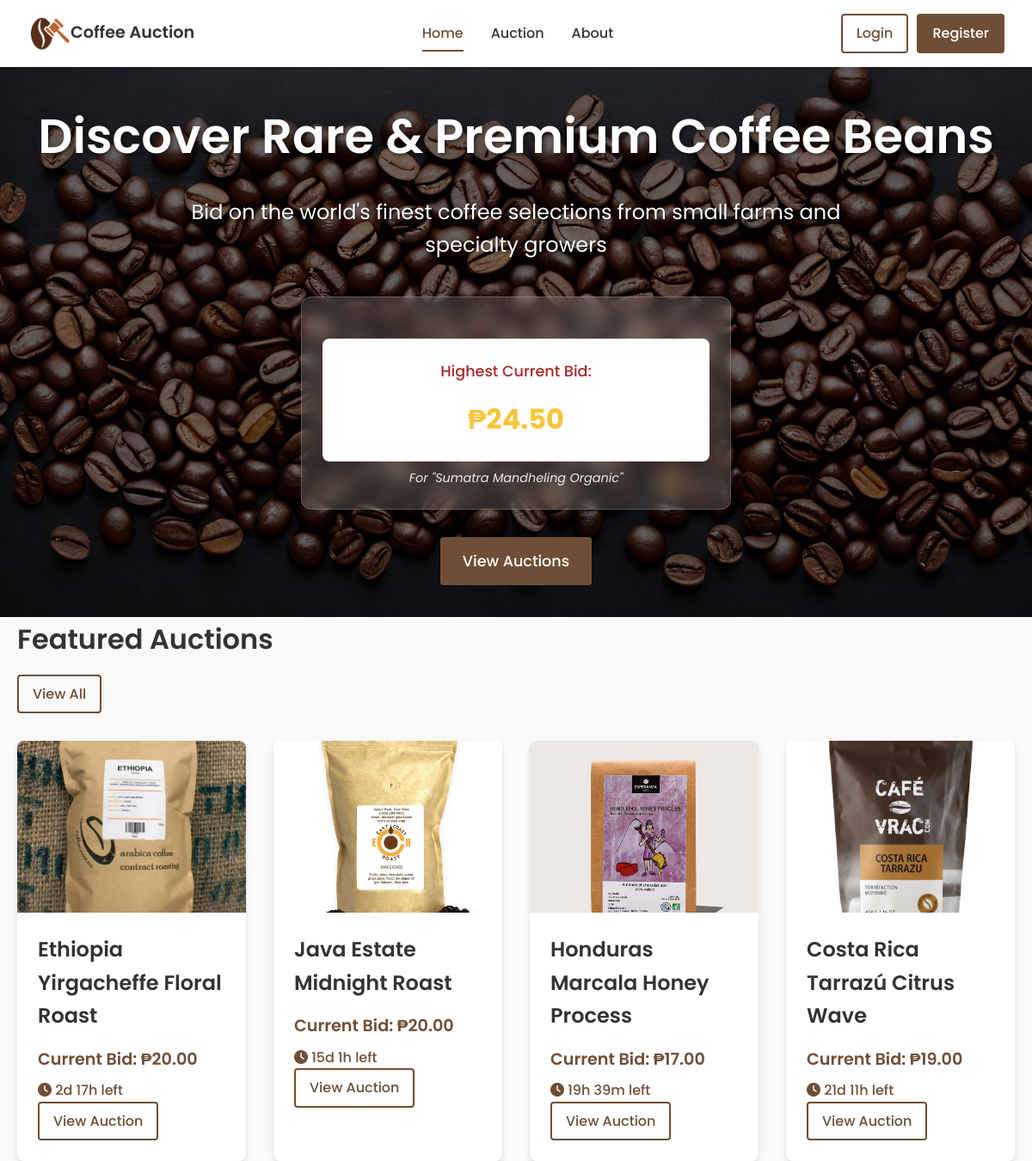
The page / on the database its author committed.
### tables this page shows
CREATE TABLE `items` (
  `id` int(11) NOT NULL,
  `name` varchar(100) NOT NULL,
  `image` varchar(255) NOT NULL,
  `description` text DEFAULT NULL,
  `starting_price` decimal(10,2) NOT NULL,
  `bid_end_date` datetime DEFAULT NULL,
  `bid_start_date` datetime DEFAULT NULL,
  `is_limited` tinyint(1) DEFAULT 0,
  `quantity` int(11) DEFAULT 1,
  `items_sold` int(11) DEFAULT 0,
  `notified` tinyint(1) DEFAULT 0
);

### index.php (the view, shortened to what this page needs)
<?php include 'db_connect.php'; ?>
<?php
$current_page = basename($_SERVER['PHP_SELF']);
$is_home = ($current_page == 'index.php' || $current_page == 'user_account.php');
$highestBidStmt = $pdo->query("SELECT i.*, MAX(b.bid_amount) as max_bid
                              FROM items i
                              LEFT JOIN bids b ON i.id = b.item_id
                              WHERE i.bid_end_date > NOW()
                              GROUP BY i.id
                              ORDER BY max_bid DESC
                              LIMIT 1");
$highestBidItem = $highestBidStmt->fetch();
$highestBid = $highestBidItem ? ($highestBidItem['max_bid'] ?: $highestBidItem['starting_price']) : 0;
?>
<!DOCTYPE html>
<html lang="en">
<head>
    <link rel="stylesheet" href="style.css">
    <link rel="stylesheet" href="https://cdnjs.cloudflare.com/ajax/libs/font-awesome/6.0.0/css/all.min.css">
</head>
<body>
    <nav class="navbar">
        <div class="navbar-left">
            <div class="logo">
                <img src="images/crop.png" alt="Coffee-Auction" style="width:50px;">
                <span class="logo-text">Coffee Auction</span>
            </div>
        </div>
        <div class="navbar-center">
            <a href="index.php" class="nav-link <?= $is_home ? 'active' : '' ?>">Home</a>
            <a href="auction.php" class="nav-link <?= $current_page == 'auction.php' ? 'active' : '' ?>">Auction</a>
            <a href="about.php" class="nav-link <?= $current_page == 'about.php' ? 'active' : '' ?>">About</a>
        </div>
        <div class="navbar-right">
            <?php if (isset($_SESSION['user_id'])): ?>
                <div class="notification-container">
                    <span class="user-greeting">Hi, <?= htmlspecialchars($_SESSION['user_name']) ?></span>
                    <?php
                    $stmt = $pdo->prepare("SELECT COUNT(*) FROM notifications WHERE user_id = ? AND is_read = FALSE");
                    $stmt->execute([$_SESSION['user_id']]);
                    $unreadCount = $stmt->fetchColumn();
                    ?>
                    <div class="notification-icon">
                        <i class="fas fa-bell"></i>
                        <?php if ($unreadCount > 0): ?>
                            <span class="notification-badge"><?= $unreadCount ?></span>
                        <?php endif; ?>
                        <div class="notification-dropdown">
                            <div class="notification-header">
                                <h4>Notifications</h4>
                                <a href="mark_all_read.php" class="mark-all-read">Mark all as read</a>
                            </div>
                            <div class="notification-list">
                                <?php
                                $notifications = getUserNotifications($_SESSION['user_id']);
                                if (empty($notifications)) {
                                    echo '<div class="notification-item empty">No notifications</div>';
                                } else {
                                    foreach ($notifications as $notification) {
                                        $class = $notification['is_read'] ? 'read' : 'unread';
                                        echo '<div class="notification-item '.$class.'">';
                                        echo htmlspecialchars($notification['message']);
                                        $createdAt = new DateTime($notification['created_at']);
                                        $createdAt->setTimezone(new DateTimeZone('Asia/Manila'));
                                        echo '<div class="notification-time" title="'.$createdAt->format('M j, Y h:i A').'">';
                                        echo time_elapsed_string($notification['created_at']);
                                        echo '</div>';
                                        if (!$notification['is_read']) {
                                            echo '<a href="mark_read.php?id='.$notification['id'].'" class="mark-read">Mark read</a>';
                                        }
                                        echo '</div>';
                                    }
                                }
                                ?>
                            </div>
                        </div>
                    </div>
                    <a href="logout.php" class="btn btn-outline">Logout</a>
                </div>
            <?php else: ?>
                <a href="login.php" class="btn btn-outline">Login</a>
                <a href="register.php" class="btn btn-primary">Register</a>
            <?php endif; ?>
        </div>
    </nav>
    <header class="hero">
        <div class="hero-content">
            <h1>Discover Rare & Premium Coffee Beans</h1>
            <p>Bid on the world's finest coffee selections from small farms and specialty growers</p>
            <?php if ($highestBidItem): ?>
                <div class="highest-bid-banner">
                    <div class="bid-info">
                        <span class="label">Highest Current Bid:</span>
                        <span class="amount">₱<?= number_format($highestBid, 2) ?></span>
                    </div>
                    <div class="item-info">
                        For "<?= htmlspecialchars($highestBidItem['name']) ?>"
                    </div>
                </div>
            <?php endif; ?>
            <a href="auction.php" class="btn btn-primary btn-large">View Auctions</a>
        </div>
    </header>
    <main class="container">
    <section class="featured-auctions">
    <div class="section-header">
        <h2>Featured Auctions</h2>
        <a href="auction.php" class="btn btn-outline">View All</a>
    </div>
    <div class="auction-grid">
        <?php
        $stmt = $pdo->query("SELECT * FROM items WHERE bid_end_date > NOW() ORDER BY RAND() LIMIT 4");
        while ($item = $stmt->fetch()) {
            $bidStmt = $pdo->prepare("SELECT MAX(bid_amount) as max_bid FROM bids WHERE item_id = ?");
            $bidStmt->execute([$item['id']]);
            $bid = $bidStmt->fetch();
            $currentBid = $bid['max_bid'] ? $bid['max_bid'] : $item['starting_price'];
            echo '<div class="auction-card">
                <div class="auction-image" style="background-image: url(images/' . $item['image'] . ')"></div>
                <div class="auction-details">
                    <h3>' . htmlspecialchars($item['name']) . '</h3>
                    <p class="current-bid">Current Bid: ₱' . number_format($currentBid, 2) . '</p>
                    <div class="time-remaining">
                        <i class="fas fa-clock"></i> ' . timeRemaining($item['bid_end_date']) . '
                    </div>
                    <a href="product_view.php?id=' . (int)$item['id'] . '" class="btn btn-outline">View Auction</a>
                </div>
            </div>';
        }
        function timeRemaining($endDate) {
            $now = new DateTime();
            $end = new DateTime($endDate);
            $interval = $now->diff($end);
            if ($interval->d > 0) {
                return $interval->d . 'd ' . $interval->h . 'h left';
            } elseif ($interval->h > 0) {
                return $interval->h . 'h ' . $interval->i . 'm left';
            } else {
                return $interval->i . 'm left';
            }
        }
        ?>
    </div>
</section>
    </main>
</body>
</html>

### style.css (style rules this page uses)
:root { --primary-color: #6F4E37; --primary-light: #8B6B4D; --secondary-color: #C4A484; --accent-color: #E5C8A8; --light-color: #F5F5F5; --dark-color: #333333; --success-color: #28a745; --error-color: #dc3545; --info-color: #17a2b8; }
* { margin: 0; padding: 0; box-sizing: border-box; }
body { font-family: 'Poppins', sans-serif; line-height: 1.6; color: var(--dark-color); background-color: #f9f9f9; }
a { text-decoration: none; color: inherit; }
.container { max-width: 1200px; margin: 0 auto; padding: 0 20px; }
h1, h2, h3, h4, h5, h6 { font-weight: 600; margin-bottom: 1rem; }
h1 { font-size: 2.5rem; }
h2 { font-size: 2rem; }
h3 { font-size: 1.5rem; }
p { margin-bottom: 1rem; }
.btn { display: inline-block; padding: 0.5rem 1rem; border-radius: 4px; font-weight: 500; text-align: center; transition: all 0.3s ease; cursor: pointer; border: 2px solid transparent; }
.btn-primary { background-color: var(--primary-color); color: white; }
.btn-outline { background-color: transparent; border-color: var(--primary-color); color: var(--primary-color); }
.btn-large { padding: 0.75rem 1.5rem; font-size: 1.1rem; }
.navbar { display: flex; justify-content: space-between; align-items: center; padding: 1rem 2rem; background-color: white; box-shadow: 0 2px 10px rgba(0, 0, 0, 0.1); position: sticky; top: 0; z-index: 1000; }
.navbar-left, .navbar-right { display: flex; align-items: center; }
.navbar-right { gap: 10px; }
.navbar-center { display: flex; gap: 2rem; }
.nav-link { font-weight: 500; padding: 0.5rem 0; position: relative; }
.nav-link.active { color: var(--primary-color); }
.nav-link.active::after { content: ''; position: absolute; bottom: 0; left: 0; width: 100%; height: 2px; background-color: var(--primary-color); }
.logo { display: flex; align-items: center; font-weight: 600; font-size: 1.2rem; }
.hero { background: linear-gradient(rgba(0, 0, 0, 0.5), rgba(0, 0, 0, 0.5)), url('images/21.jpg'); background-size: cover; background-position: center; color: white; padding: 5rem 0; text-align: center; }
.hero-content { max-width: 800px; margin: 0 auto; }
.hero h1 { font-size: 3rem; margin-bottom: 1.5rem; }
.hero p { font-size: 1.2rem; margin-bottom: 2rem; }
.auction-grid { display: grid; grid-template-columns: repeat(auto-fill, minmax(250px, 1fr)); gap: 2rem; margin-top: 2rem; }
.auction-card { background-color: white; border-radius: 8px; overflow: hidden; box-shadow: 0 4px 6px rgba(0, 0, 0, 0.1); transition: transform 0.3s ease, box-shadow 0.3s ease; }
.auction-image { height: 200px; background-size: cover; background-position: center; }
.auction-details { padding: 1.5rem; }
.current-bid { font-weight: 600; color: var(--primary-color); font-size: 1.2rem; margin: 0.5rem 0; }
.time-remaining { font-weight: 500; color: var(--primary-color); }
.bid-info { display: flex; justify-content: space-between; align-items: center; margin: 1.5rem 0; }
.bid-info { background: white; padding: 1.5rem; border-radius: 8px; box-shadow: 0 2px 8px rgba(0,0,0,0.05); display: flex; flex-direction: column; gap: 1.25rem; }

### index.php (style rules this page uses)
.hero { position: relative; height: 80vh; overflow: hidden; color: white; display: flex; align-items: center; text-align: center; }
.hero-content { width: 100%; max-width: 1200px; margin: 0 auto; padding: 0 20px; position: relative; z-index: 2; }
.hero h1 { font-size: 3.5rem; margin-bottom: 1.5rem; text-shadow: 2px 2px 4px rgba(0,0,0,0.5); }
.hero p { font-size: 1.5rem; margin-bottom: 2.5rem; max-width: 800px; margin-left: auto; margin-right: auto; text-shadow: 1px 1px 2px rgba(0,0,0,0.5); }
.highest-bid-banner { background: rgba(255, 255, 255, 0.15); backdrop-filter: blur(10px); border-radius: 12px; padding: 1.5rem; margin: 2rem auto; max-width: 500px; border: 1px solid rgba(255, 255, 255, 0.2); }
.bid-info { display: flex; justify-content: center; align-items: center; gap: 1rem; margin-bottom: 0.5rem; }
.bid-info .label { font-size: 1.1rem; font-weight: 500; color: brown; }
.bid-info .amount { font-size: 2rem; font-weight: 700; color: #f8c537; }
.item-info { font-style: italic; font-size: 0.9rem; opacity: 0.9; }

### rows shown on the page
items: name "Sumatra Mandheling Organic"
items: image (picture), name "Ethiopia Yirgacheffe Floral Roast", currentBid "20.00", bid_end_date "2d 17h left"
items: image (picture), name "Java Estate Midnight Roast", currentBid "20.00", bid_end_date "15d 1h left"
items: image (picture), name "Honduras Marcala Honey Process", currentBid "17.00", bid_end_date "19h 39m left"
items: image (picture), name "Costa Rica Tarrazú Citrus Wave", currentBid "19.00", bid_end_date "21d 11h left"

### other values the page prints
$highestBid "24.50"
